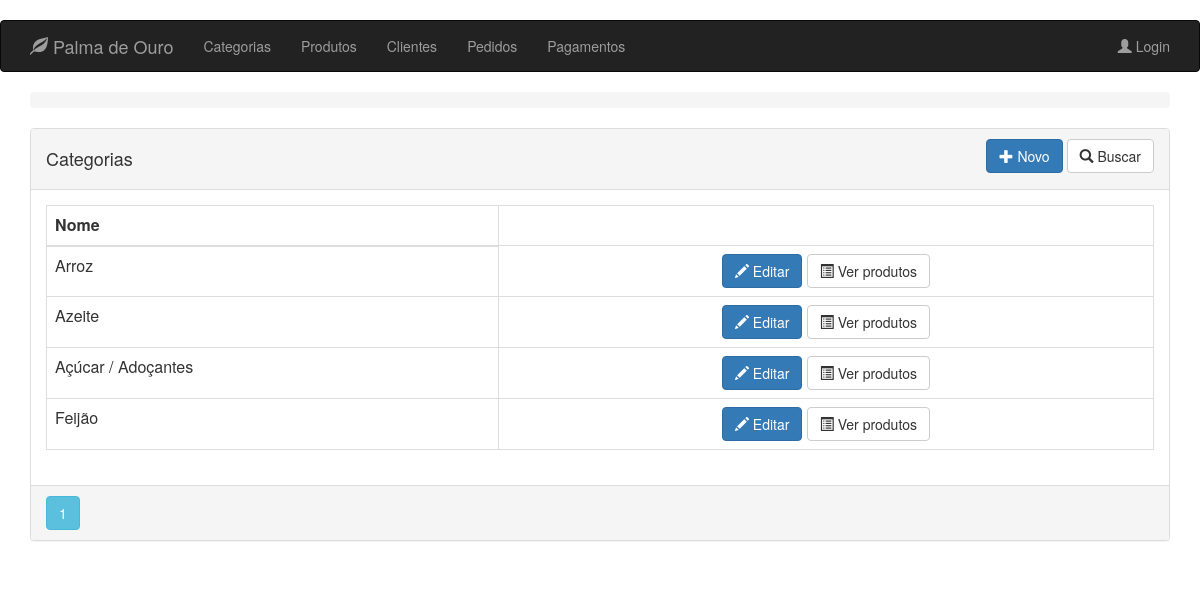
Page /category on the earlier database version.
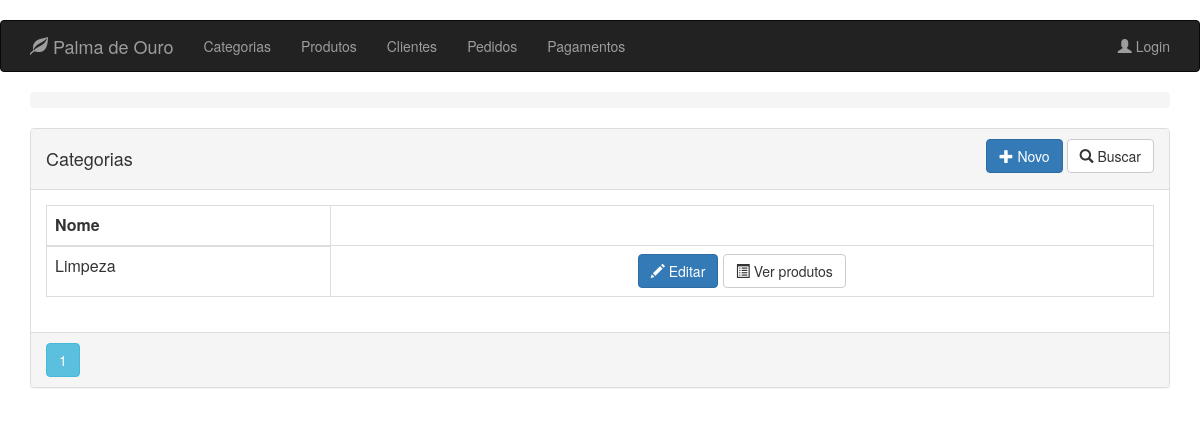
Same page on the later database version.
### app/models.py (models this page shows, shortened)
class Category(db.Model):
    __tablename__ = 'categories'
    id = db.Column(db.Integer, primary_key=True)
    title = db.Column(db.String(32), index=True, nullable=False)

### app/routes/category/routes.py (the view)
@blueprint_category.route("/category", methods=['GET'])
@register_breadcrumb(blueprint_category, '.', 'Categorias')
def get_categories():
    page = request.args.get('page', 1, type=int)
    categories = Category.query.order_by(Category.title).paginate(page=page, per_page=10)
    return render_template('category/list.html', categories=categories)

### app/templates/category/list.html
{% extends "base.html" %}
{% block page_content %}
<div class="panel panel-default" >
    <div class="panel-heading">
        <div class="row">
            <div class="col col-xs-6">
                <h4>Categorias</h4>
            </div>
            <div class="col col-xs-6 text-right">
                <a href="{{ url_for('blueprint_category.new_category') }}"
                   class="btn btn-primary">
                    <span class="glyphicon glyphicon-plus"></span>
                    Novo
                </a>
                <a href="{{ url_for('blueprint_category.search_category') }}"
                   class="btn btn-default">
                    <span class="glyphicon glyphicon-search"></span>
                    Buscar
                </a>
            </div>
            <div class="btn-group col-md-4 text-right">
            </div>
        </div>
    </div>
    <div class="panel-body">
        <table class="table table-bordered">
            <thead>
                <tr>
                    <th>Nome</th>
                </tr>
            </thead>
            <tbody>
                {% for category in categories.items %}
                <tr>
                    <td>{{ category.title }}</td>
                    <td align="center">
                        <a href="{{ url_for('blueprint_category.update_category',id=category.id) }}"
                           class="btn btn-primary">
                            <span class="glyphicon glyphicon-pencil" aria-hidden="true"></span> Editar
                        </a>
                        <a href="{{ url_for('blueprint_category.products_of',id=category.id) }}"
                           class="btn btn-default">
                            <span class="glyphicon glyphicon-list-alt" aria-hidden="true"></span> Ver produtos
                        </a>
                    </td>
                </tr>
                {% endfor %}
            </tbody>
        </table>
    </div>
    <div class="panel-footer p-0">
        {% for page_number in categories.iter_pages(left_edge=1,right_edge=1,left_current=1,right_current=2) %}
        {% if page_number %}
        {% if categories.page == page_number %}
        <a class="btn btn-info mb-4"
           href="{{ url_for('blueprint_category.get_categories',page=page_number) }}">{{ page_number }}</a>
        {% else %}
        <a class="btn btn-outline-info mb-4"
           href="{{ url_for('blueprint_category.get_categories',page=page_number) }}">{{ page_number }}</a>
        {% endif %}
        {% else %}
        ...
        {% endif %}
        {% endfor %}
    </div>
</div>
{% endblock %}

Differences in the rows shown:
removed Category: title "Azeite"
removed Category: title "Açúcar / Adoçantes"
removed Category: title "Feijão"
changed Category: title "Arroz" → "Limpeza"
